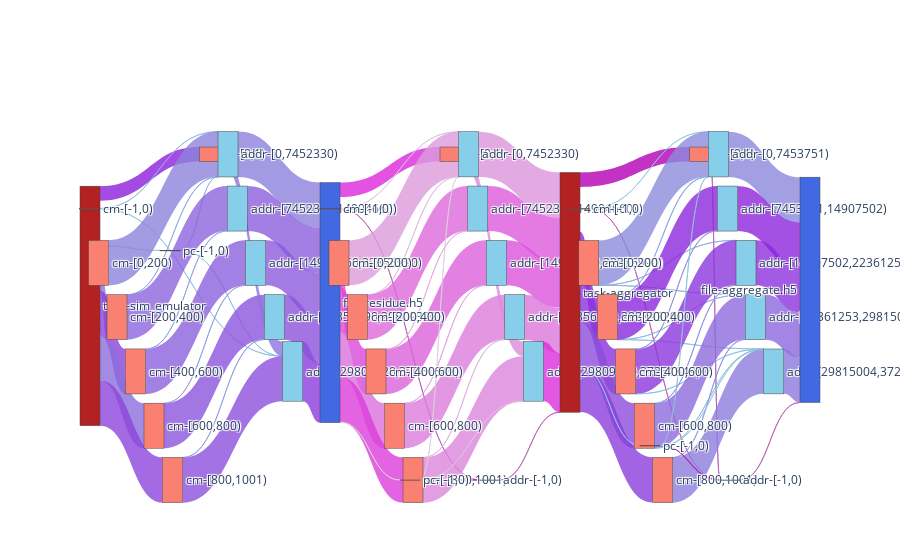

The cell this chart's notebook holds for it:
### Code cell
f2_nodes, f2_nodes_dict = get_nodes_for_sankey(F2,rm_tags=['sim','agg_r','agg_w'])

# print(node_ref2)

f2_links = get_links_for_sankey(F2, f2_nodes_dict)
fig = go.Figure(go.Sankey(
            node = f2_nodes,
            link = f2_links, orientation='h'))
fig.show()
fig.write_html(f"{path}/sankey-grouped-sim_w_agg_r_w-vol-vfd.html")

### Figure 1 — Plotly figure (JSON) as saved in the notebook; plotly's stock layout.template omitted (floating-point values rounded to 4 significant figures)
{"data": [{"link": {"color": ["rgba(140, 206.47058823529412, 220, 0.8)", "rgba(140, 72.35294117647061, 220, 0.8)", "rgba(140, 114.70588235294117, 220, 0.8)", "rgba(140, 65.29411764705881, 220, 0.8)", "rgba(140, 111.17647058823529, 220, 0.8)", "rgba(140, 68.8235294117647, 220, 0.8)", "rgba(140, 206.47058823529412, 220, 0.8)", "rgba(140, 30.0, 220, 0.8)", "rgba(140, 181.76470588235293, 220, 0.8)", "rgba(140, 192.35294117647058, 220, 0.8)", "rgba(140, 181.76470588235293, 220, 0.8)", "rgba(140, 192.35294117647058, 220, 0.8)", "rgba(140, 132.35294117647058, 220, 0.8)", "rgba(140, 167.64705882352942, 220, 0.8)", "rgba(140, 100.58823529411765, 220, 0.8)", "rgba(140, 97.05882352941177, 220, 0.8)", "rgba(140, 160.58823529411765, 220, 0.8)", "rgba(140, 153.52941176470588, 220, 0.8)", "rgba(140, 86.47058823529412, 220, 0.8)", "rgba(140, 157.05882352941177, 220, 0.8)", "rgba(140, 79.41176470588235, 220, 0.8)", "rgba(140, 118.23529411764707, 220, 0.8)", "rgba(140, 128.8235294117647, 220, 0.8)", "rgba(140, 58.23529411764707, 220, 0.8)", "rgba(140, 93.52941176470587, 220, 0.8)", "rgba(140, 90.0, 220, 0.8)", "rgba(140, 82.94117647058823, 220, 0.8)", "rgba(220, 212.8, 220, 0.8)", "rgba(220, 54.400000000000006, 220, 0.8)", "rgba(220, 76.0, 220, 0.8)", "rgba(220, 68.80000000000001, 220, 0.8)", "rgba(220, 112.0, 220, 0.8)", "rgba(220, 61.599999999999994, 220, 0.8)", "rgba(220, 212.8, 220, 0.8)", "rgba(220, 40.0, 220, 0.8)", "rgba(180, 90.0, 180, 0.8)", "rgba(220, 191.2, 220, 0.8)", "rgba(220, 155.2, 220, 0.8)", "rgba(220, 184.0, 220, 0.8)", "rgba(220, 104.8, 220, 0.8)", "rgba(220, 97.6, 220, 0.8)", "rgba(220, 169.6, 220, 0.8)", "rgba(220, 162.4, 220, 0.8)", "rgba(220, 126.39999999999999, 220, 0.8)", "rgba(220, 176.8, 220, 0.8)", "rgba(220, 133.60000000000002, 220, 0.8)", "rgba(180, 0.0, 180, 0.8)", "rgba(220, 205.6, 220, 0.8)", "rgba(220, 198.4, 220, 0.8)", "rgba(220, 140.8, 220, 0.8)", "rgba(180, 90.0, 180, 0.8)", "rgba(220, 148.0, 220, 0.8)", "rgba(220, 90.4, 220, 0.8)", "rgba(220, 83.19999999999999, 220, 0.8)", "rgba(220, 119.19999999999999, 220, 0.8)", "rgba(220, 47.20000000000002, 220, 0.8)", "rgba(140, 206.47058823529412, 220, 0.8)", "rgba(140, 33.529411764705884, 220, 0.8)", "rgba(140, 44.117647058823536, 220, 0.8)", "rgba(140, 47.64705882352942, 220, 0.8)", "rgba(140, 75.88235294117646, 220, 0.8)", "rgba(140, 61.764705882352956, 220, 0.8)", "rgba(140, 206.47058823529412, 220, 0.8)", "rgba(180, 0.0, 180, 0.8)", "rgba(180, 90.0, 180, 0.8)", "rgba(140, 199.41176470588235, 220, 0.8)", "rgba(180, 90.0, 180, 0.8)", "rgba(140, 139.41176470588235, 220, 0.8)", "rgba(140, 171.1764705882353, 220, 0.8)", "rgba(140, 174.70588235294116, 220, 0.8)", "rgba(140, 164.11764705882354, 220, 0.8)", "rgba(140, 178.23529411764707, 220, 0.8)", "rgba(140, 188.8235294117647, 220, 0.8)", "rgba(140, 40.58823529411765, 220, 0.8)", "rgba(140, 54.70588235294116, 220, 0.8)", "rgba(140, 185.2941176470588, 220, 0.8)", "rgba(140, 142.94117647058823, 220, 0.8)", "rgba(140, 146.47058823529412, 220, 0.8)", "rgba(140, 107.64705882352942, 220, 0.8)", "rgba(140, 185.2941176470588, 220, 0.8)", "rgba(140, 150.0, 220, 0.8)", "rgba(140, 125.29411764705883, 220, 0.8)", "rgba(180, 0.0, 180, 0.8)", "rgba(140, 195.88235294117646, 220, 0.8)", "rgba(140, 202.94117647058823, 220, 0.8)", "rgba(180, 90.0, 180, 0.8)", "rgba(140, 135.88235294117646, 220, 0.8)", "rgba(140, 51.176470588235304, 220, 0.8)", "rgba(140, 104.11764705882352, 220, 0.8)", "rgba(140, 121.76470588235294, 220, 0.8)", "rgba(140, 37.05882352941177, 220, 0.8)"], "label": ["Access Volume : 0 <br />Average Count : 4 <br />Average Access Size : 0 <br />Operation : write<br />Bandwidth : 0", "Access Volume : 7.42 MB <br />Average Count : 200 <br />Average Access Size : 37.11 KB <br />Operation : write<br />Bandwidth : 2.41 MB/s", "Access Volume : 7.44 MB <br />Average Count : 200 <br />Average Access Size : 37.21 KB <br />Operation : write<br />Bandwidth : 1.87 MB/s", "Access Volume : 7.44 MB <br />Average Count : 200 <br />Average Access Size : 37.2 KB <br />Operation : write<br />Bandwidth : 2.51 MB/s", "Access Volume : 7.44 MB <br />Average Count : 200 <br />Average Access Size : 37.21 KB <br />Operation : write<br />Bandwidth : 1.89 MB/s", "Access Volume : 7.48 MB <br />Average Count : 201 <br />Average Access Size : 37.21 KB <br />Operation : write<br />Bandwidth : 2.48 MB/s", "Access Volume : 0 <br />Average Count : 4 <br />Average Access Size : 0 <br />Operation : write<br />Bandwidth : 0", "Access Volume : 2.4 MB <br />Average Count : 1 <br />Average Access Size : 2.4 MB <br />Operation : write<br />Bandwidth : 1.56 GB/s", "Access Volume : 5.19 KB <br />Average Count : 24 <br />Average Access Size : 216.33 B <br />Operation : write<br />Bandwidth : 292.05 B/s", "Access Volume : 272 B <br />Average Count : 1 <br />Average Access Size : 272 B <br />Operation : write<br />Bandwidth : 79.34 B/s", "Access Volume : 5.19 KB <br />Average Count : 24 <br />Average Access Size : 216.33 B <br />Operation : write<br />Bandwidth : 292.05 B/s", "Access Volume : 272 B <br />Average Count : 1 <br />Average Access Size : 272 B <br />Operation : write<br />Bandwidth : 79.34 B/s", "Access Volume : 7.46 MB <br />Average Count : 202 <br />Average Access Size : 36.94 KB <br />Operation : write<br />Bandwidth : 419.67 KB/s", "Access Volume : 37.06 KB <br />Average Count : 1 <br />Average Access Size : 37.06 KB <br />Operation : write<br />Bandwidth : 2.08 KB/s", "Access Volume : 7.41 MB <br />Average Count : 199 <br />Average Access Size : 37.24 KB <br />Operation : write<br />Bandwidth : 2.1 MB/s", "Access Volume : 7.41 MB <br />Average Count : 199 <br />Average Access Size : 37.24 KB <br />Operation : write<br />Bandwidth : 2.1 MB/s", "Access Volume : 36.86 KB <br />Average Count : 1 <br />Average Access Size : 36.86 KB <br />Operation : write<br />Bandwidth : 10.42 KB/s", "Access Volume : 37.54 KB <br />Average Count : 1 <br />Average Access Size : 37.54 KB <br />Operation : write<br />Bandwidth : 10.66 KB/s", "Access Volume : 7.41 MB <br />Average Count : 199 <br />Average Access Size : 37.25 KB <br />Operation : write<br />Bandwidth : 2.12 MB/s", "Access Volume : 37.25 KB <br />Average Count : 1 <br />Average Access Size : 37.25 KB <br />Operation : write<br />Bandwidth : 10.64 KB/s", "Access Volume : 7.45 MB <br />Average Count : 200 <br />Average Access Size : 37.25 KB <br />Operation : write<br />Bandwidth : 2.17 MB/s", "Access Volume : 2.4 MB <br />Average Count : 1 <br />Average Access Size : 2.4 MB <br />Operation : write<br />Bandwidth : 700.09 KB/s", "Access Volume : 7.5 MB <br />Average Count : 227 <br />Average Access Size : 33.05 KB <br />Operation : write<br />Bandwidth : 422.05 KB/s", "Access Volume : 9.85 MB <br />Average Count : 202 <br />Average Access Size : 48.76 KB <br />Operation : write<br />Bandwidth : 2.87 MB/s", "Access Volume : 7.45 MB <br />Average Count : 200 <br />Average Access Size : 37.24 KB <br />Operation : write<br />Bandwidth : 2.11 MB/s", "Access Volume : 7.45 MB <br />Average Count : 200 <br />Average Access Size : 37.24 KB <br />Operation : write<br />Bandwidth : 2.12 MB/s", "Access Volume : 7.45 MB <br />Average Count : 200 <br />Average Access Size : 37.25 KB <br />Operation : write<br />Bandwidth : 2.13 MB/s", "Access Volume : 0 <br />Average Count : 3 <br />Average Access Size : 0 <br />Operation : read<br />Bandwidth : 0", "Access Volume : 7.42 MB <br />Average Count : 200 <br />Average Access Size : 37.11 KB <br />Operation : read<br />Bandwidth : 11.12 MB/s", "Access Volume : 7.44 MB <br />Average Count : 200 <br />Average Access Size : 37.21 KB <br />Operation : read<br />Bandwidth : 10.68 MB/s", "Access Volume : 7.44 MB <br />Average Count : 200 <br />Average Access Size : 37.2 KB <br />Operation : read<br />Bandwidth : 10.69 MB/s", "Access Volume : 7.44 MB <br />Average Count : 200 <br />Average Access Size : 37.21 KB <br />Operation : read<br />Bandwidth : 10.43 MB/s", "Access Volume : 7.48 MB <br />Average Count : 201 <br />Average Access Size : 37.21 KB <br />Operation : read<br />Bandwidth : 10.78 MB/s", "Access Volume : 0 <br />Average Count : 3 <br />Average Access Size : 0 <br />Operation : read<br />Bandwidth : 0", "Access Volume : 2.4 MB <br />Average Count : 1 <br />Average Access Size : 2.4 MB <br />Operation : read<br />Bandwidth : 1.56 GB/s", "Access Volume : 0 <br />Average Count : 1 <br />Average Access Size : 0 <br />Operation : open<br />Bandwidth : 0", "Access Volume : 2.51 KB <br />Average Count : 8 <br />Average Access Size : 314 B <br />Operation : read<br />Bandwidth : 714.15 B/s", "Access Volume : 7.43 MB <br />Average Count : 399 <br />Average Access Size : 18.62 KB <br />Operation : read<br />Bandwidth : 2.11 MB/s", "Access Volume : 37.06 KB <br />Average Count : 2 <br />Average Access Size : 18.53 KB <br />Operation : read<br />Bandwidth : 10.53 KB/s", "Access Volume : 7.41 MB <br />Average Count : 398 <br />Average Access Size : 18.62 KB <br />Operation : read<br />Bandwidth : 10.61 MB/s", "Access Volume : 7.41 MB <br />Average Count : 398 <br />Average Access Size : 18.62 KB <br />Operation : read<br />Bandwidth : 10.62 MB/s", "Access Volume : 36.86 KB <br />Average Count : 2 <br />Average Access Size : 18.43 KB <br />Operation : read<br />Bandwidth : 52.76 KB/s", "Access Volume : 37.54 KB <br />Average Count : 2 <br />Average Access Size : 18.77 KB <br />Operation : read<br />Bandwidth : 53.82 KB/s", "Access Volume : 7.41 MB <br />Average Count : 398 <br />Average Access Size : 18.62 KB <br />Operation : read<br />Bandwidth : 10.36 MB/s", "Access Volume : 37.25 KB <br />Average Count : 2 <br />Average Access Size : 18.62 KB <br />Operation : read<br />Bandwidth : 52.06 KB/s", "Access Volume : 7.45 MB <br />Average Count : 400 <br />Average Access Size : 18.62 KB <br />Operation : read<br />Bandwidth : 9.93 MB/s", "Access Volume : 0 <br />Average Count : 1 <br />Average Access Size : 0 <br />Operation : close<br />Bandwidth : 0", "Access Volume : 1.9 KB <br />Average Count : 4 <br />Average Access Size : 474 B <br />Operation : read<br />Bandwidth : 539.03 B/s", "Access Volume : 512 B <br />Average Count : 1 <br />Average Access Size : 512 B <br />Operation : read<br />Bandwidth : 682.71 B/s", "Access Volume : 2.4 MB <br />Average Count : 1 <br />Average Access Size : 2.4 MB <br />Operation : read<br />Bandwidth : 3.2 MB/s", "Access Volume : 0 <br />Average Count : 2 <br />Average Access Size : 0 <br />Operation : open<br />Bandwidth : 0", "Access Volume : 7.47 MB <br />Average Count : 413 <br />Average Access Size : 18.09 KB <br />Operation : read<br />Bandwidth : 2.12 MB/s", "Access Volume : 7.45 MB <br />Average Count : 400 <br />Average Access Size : 18.62 KB <br />Operation : read<br />Bandwidth : 10.66 MB/s", "Access Volume : 7.45 MB <br />Average Count : 400 <br />Average Access Size : 18.62 KB <br />Operation : read<br />Bandwidth : 10.68 MB/s", "Access Volume : 7.45 MB <br />Average Count : 400 <br />Average Access Size : 18.62 KB <br />Operation : read<br />Bandwidth : 10.41 MB/s", "Access Volume : 9.85 MB <br />Average Count : 402 <br />Average Access Size : 24.5 KB <br />Operation : read<br />Bandwidth : 13.13 MB/s", "Access Volume : 0 <br />Average Count : 3 <br />Average Access Size : 0 <br />Operation : write<br />Bandwidth : 0", "Access Volume : 7.42 MB <br />Average Count : 200 <br />Average Access Size : 37.11 KB <br />Operation : write<br />Bandwidth : 5.64 MB/s", "Access Volume : 7.44 MB <br />Average Count : 200 <br />Average Access Size : 37.21 KB <br />Operation : write<br />Bandwidth : 4.46 MB/s", "Access Volume : 7.44 MB <br />Average Count : 200 <br />Average Access Size : 37.2 KB <br />Operation : write<br />Bandwidth : 4.06 MB/s", "Access Volume : 7.44 MB <br />Average Count : 200 <br />Average Access Size : 37.21 KB <br />Operation : write<br />Bandwidth : 2.37 MB/s", "Access Volume : 7.48 MB <br />Average Count : 201 <br />Average Access Size : 37.21 KB <br />Operation : write<br />Bandwidth : 2.68 MB/s", "Access Volume : 0 <br />Average Count : 3 <br />Average Access Size : 0 <br />Operation : write<br />Bandwidth : 0", "Access Volume : 2.4 MB <br />Average Count : 1 <br />Average Access Size : 2.4 MB <br />Operation : open<br />Bandwidth : 1.56 GB/s", "Access Volume : 0 <br />Average Count : 1 <br />Average Access Size : 0 <br />Operation : open<br />Bandwidth : 0", "Access Volume : 590 B <br />Average Count : 4 <br />Average Access Size : 147.5 B <br />Operation : write<br />Bandwidth : 26.18 B/s", "Access Volume : 0 <br />Average Count : 1 <br />Average Access Size : 0 <br />Operation : open<br />Bandwidth : 0", "Access Volume : 7.41 MB <br />Average Count : 199 <br />Average Access Size : 37.25 KB <br />Operation : write<br />Bandwidth : 328.93 KB/s", "Access Volume : 1.26 KB <br />Average Count : 79 <br />Average Access Size : 16 B <br />Operation : write<br />Bandwidth : 577.9 B/s", "Access Volume : 1.92 KB <br />Average Count : 120 <br />Average Access Size : 16 B <br />Operation : write<br />Bandwidth : 538.75 B/s", "Access Volume : 74.4 KB <br />Average Count : 2 <br />Average Access Size : 37.2 KB <br />Operation : write<br />Bandwidth : 3.3 KB/s", "Access Volume : 1.28 KB <br />Average Count : 80 <br />Average Access Size : 16 B <br />Operation : write<br />Bandwidth : 359.17 B/s", "Access Volume : 1.92 KB <br />Average Count : 120 <br />Average Access Size : 16 B <br />Operation : write<br />Bandwidth : 131.96 B/s", "Access Volume : 7.37 MB <br />Average Count : 198 <br />Average Access Size : 37.24 KB <br />Operation : write<br />Bandwidth : 4.93 MB/s", "Access Volume : 7.37 MB <br />Average Count : 198 <br />Average Access Size : 37.24 KB <br />Operation : write<br />Bandwidth : 3.37 MB/s", "Access Volume : 3.2 KB <br />Average Count : 200 <br />Average Access Size : 16 B <br />Operation : write<br />Bandwidth : 219.93 B/s", "Access Volume : 74.35 KB <br />Average Count : 2 <br />Average Access Size : 37.18 KB <br />Operation : write<br />Bandwidth : 49.71 KB/s", "Access Volume : 74.56 KB <br />Average Count : 2 <br />Average Access Size : 37.28 KB <br />Operation : write<br />Bandwidth : 34.09 KB/s", "Access Volume : 7.38 MB <br />Average Count : 198 <br />Average Access Size : 37.25 KB <br />Operation : write<br />Bandwidth : 2.07 MB/s", "Access Volume : 3.2 KB <br />Average Count : 200 <br />Average Access Size : 16 B <br />Operation : write<br />Bandwidth : 219.93 B/s", "Access Volume : 74.18 KB <br />Average Count : 2 <br />Average Access Size : 37.09 KB <br />Operation : write<br />Bandwidth : 20.82 KB/s", "Access Volume : 7.41 MB <br />Average Count : 352 <br />Average Access Size : 21.06 KB <br />Operation : write<br />Bandwidth : 509.59 KB/s", "Access Volume : 0 <br />Average Count : 1 <br />Average Access Size : 0 <br />Operation : close<br />Bandwidth : 0", "Access Volume : 608 B <br />Average Count : 3 <br />Average Access Size : 202.67 B <br />Operation : write<br />Bandwidth : 26.98 B/s", "Access Volume : 296 B <br />Average Count : 2 <br />Average Access Size : 148 B <br />Operation : write<br />Bandwidth : 20.34 B/s", "Access Volume : 0 <br />Average Count : 2 <br />Average Access Size : 0 <br />Operation : open<br />Bandwidth : 0", "Access Volume : 7.49 MB <br />Average Count : 208 <br />Average Access Size : 36 KB <br />Operation : write<br />Bandwidth : 332.28 KB/s", "Access Volume : 7.45 MB <br />Average Count : 279 <br />Average Access Size : 26.7 KB <br />Operation : write<br />Bandwidth : 3.41 MB/s", "Access Volume : 7.45 MB <br />Average Count : 400 <br />Average Access Size : 18.63 KB <br />Operation : write<br />Bandwidth : 2.09 MB/s", "Access Volume : 7.42 MB <br />Average Count : 874 <br />Average Access Size : 8.49 KB <br />Operation : write<br />Bandwidth : 510.18 KB/s", "Access Volume : 7.45 MB <br />Average Count : 200 <br />Average Access Size : 37.24 KB <br />Operation : write<br />Bandwidth : 4.98 MB/s"], "source": [0, 0, 0, 0, 0, 0, 0, 0, 1, 1, 2, 2, 3, 4, 4, 5, 5, 6, 6, 7, 7, 8, 9, 10, 11, 12, 13, 14, 14, 14, 14, 14, 14, 14, 14, 15, 15, 16, 17, 17, 18, 18, 19, 19, 20, 20, 21, 21, 21, 22, 23, 24, 25, 26, 27, 28, 29, 29, 29, 29, 29, 29, 29, 29, 30, 30, 31, 32, 32, 32, 33, 33, 33, 33, 34, 34, 34, 35, 35, 35, 36, 36, 37, 37, 37, 38, 39, 40, 41, 42, 43], "target": [1, 3, 4, 5, 6, 7, 2, 8, 9, 10, 9, 10, 9, 9, 11, 12, 11, 12, 13, 13, 10, 10, 14, 14, 14, 14, 14, 15, 16, 17, 18, 19, 20, 21, 22, 23, 24, 24, 24, 25, 26, 25, 26, 27, 27, 28, 23, 24, 28, 28, 29, 29, 29, 29, 29, 29, 30, 32, 33, 34, 35, 36, 37, 31, 38, 39, 38, 39, 40, 41, 39, 41, 42, 43, 40, 42, 43, 40, 41, 42, 41, 42, 38, 39, 42, 44, 44, 44, 44, 44, 44], "value": [1, 7422108, 7441148, 7440164, 7442936, 7479508, 1, 2400000, 5192, 272, 5192, 272, 7460880, 37056, 7410912, 7410120, 36856, 37544, 7412216, 37248, 7449144, 2400000, 7503128, 9849416, 7447768, 7447664, 7449464, 1, 7422108, 7441148, 7440164, 7442936, 7479508, 1, 2400000, 1, 2512, 7428880, 37056, 7410912, 7410120, 36856, 37544, 7412216, 37248, 7449144, 1, 1896, 512, 2400000, 1, 7470344, 7447768, 7447664, 7449464, 9849656, 1, 7422108, 7441148, 7440164, 7442936, 7479508, 1, 2400000, 1, 590, 1, 7412880, 1264, 1920, 74400, 1280, 1920, 7373568, 7372624, 3200, 74352, 74560, 7375200, 3200, 74184, 7414656, 1, 608, 296, 1, 7488478, 7448448, 7452584, 7423272, 7447920]}, "node": {"color": ["FireBrick", "Salmon", "Salmon", "Salmon", "Salmon", "Salmon", "Salmon", "Salmon", "Salmon", "SkyBlue", "SkyBlue", "SkyBlue", "SkyBlue", "SkyBlue", "RoyalBlue", "Salmon", "Salmon", "Salmon", "Salmon", "Salmon", "Salmon", "Salmon", "Salmon", "SkyBlue", "SkyBlue", "SkyBlue", "SkyBlue", "SkyBlue", "SkyBlue", "FireBrick", "Salmon", "Salmon", "Salmon", "Salmon", "Salmon", "Salmon", "Salmon", "Salmon", "SkyBlue", "SkyBlue", "SkyBlue", "SkyBlue", "SkyBlue", "SkyBlue", "RoyalBlue"], "label": ["task-sim_emulator", "cm-[-1,0)", "pc-[-1,0)", "cm-[0,200)", "cm-[200,400)", "cm-[400,600)", "cm-[600,800)", "cm-[800,1001)", "pc-[0,1)", "addr-[0,7452330)", "addr-[29809320,37261649)", "addr-[7452330,14904660)", "addr-[14904660,22356990)", "addr-[22356990,29809320)", "file-residue.h5", "cm-[-1,0)", "cm-[0,200)", "cm-[200,400)", "cm-[400,600)", "cm-[600,800)", "cm-[800,1001)", "pc-[-1,0)", "pc-[0,1)", "addr-[-1,0)", "addr-[0,7452330)", "addr-[7452330,14904660)", "addr-[14904660,22356990)", "addr-[22356990,29809320)", "addr-[29809320,37261649)", "task-aggregator", "cm-[-1,0)", "pc-[0,1)", "cm-[0,200)", "cm-[200,400)", "cm-[400,600)", "cm-[600,800)", "cm-[800,1001)", "pc-[-1,0)", "addr-[-1,0)", "addr-[0,7453751)", "addr-[14907502,22361253)", "addr-[22361253,29815004)", "addr-[29815004,37268754)", "addr-[7453751,14907502)", "file-aggregate.h5"], "x": [0, 0.0125, 0.1625, 0.025, 0.05, 0.075, 0.1, 0.125, 0.175, 0.2, 0.2875, 0.2125, 0.2375, 0.2625, 0.325, 0.3375, 0.35, 0.375, 0.4, 0.425, 0.45, 0.4875, 0.5, 0.5125, 0.525, 0.5375, 0.5625, 0.5875, 0.6125, 0.6625, 0.675, 0.8375, 0.6875, 0.7125, 0.7375, 0.7625, 0.7875, 0.8125, 0.85, 0.8625, 0.9, 0.9125, 0.9375, 0.875, 1], "y": [0, 0.2857, 0, 0.4286, 0.5714, 0.7143, 0.8571, 1, 0.1429, 0.1429, 0.7143, 0.2857, 0.4286, 0.5714, 0, 0.2857, 0.4286, 0.5714, 0.7143, 0.8571, 1, 0, 0.1429, 0, 0.1429, 0.2857, 0.4286, 0.5714, 0.7143, 0, 0.2857, 0.1429, 0.4286, 0.5714, 0.7143, 0.8571, 1, 0, 0, 0.1429, 0.4286, 0.5714, 0.7143, 0.2857, 0]}, "orientation": "h", "type": "sankey"}], "layout": {}}
